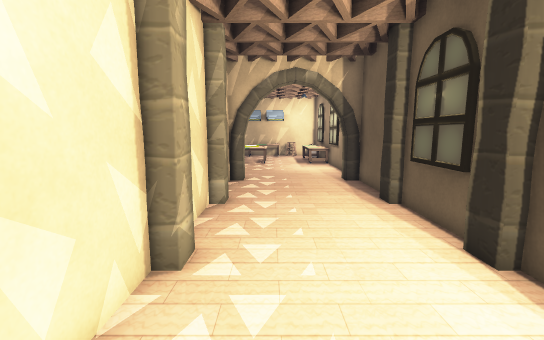
View 1 (above)

12 first-person views from a walk through a 3-D level made in the Unity game engine. The camera is 1.4 m above the floor, tilts 8° down and sees 90° across. The floor is counted in squares, 0.51 m on a side. Each view is taken from the middle of a square. On the plan, view 1 faces up. The plan holds only what a view shows up to about 19 squares ahead; the rest is blank. The place goes on beyond the plan. The player is left out. Some animated figures are not drawn. Some surface patterns are stand-ins.

View 2
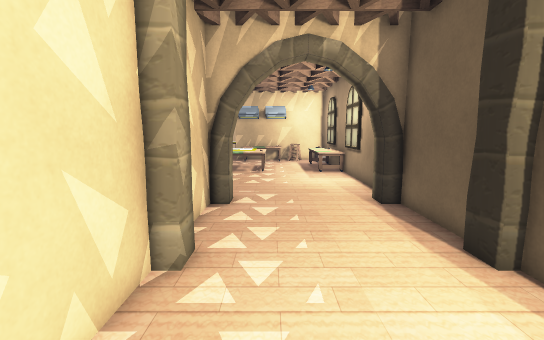

View 3
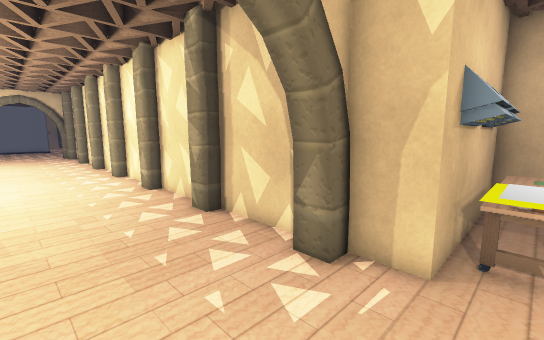

View 4
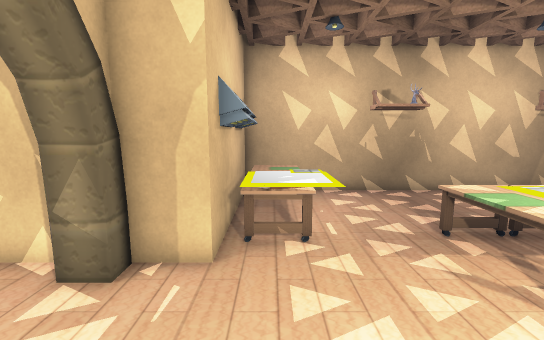

View 5
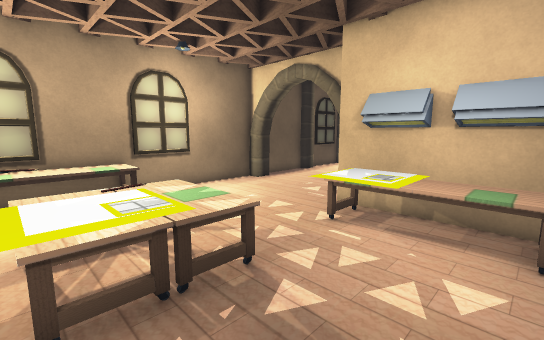

View 6
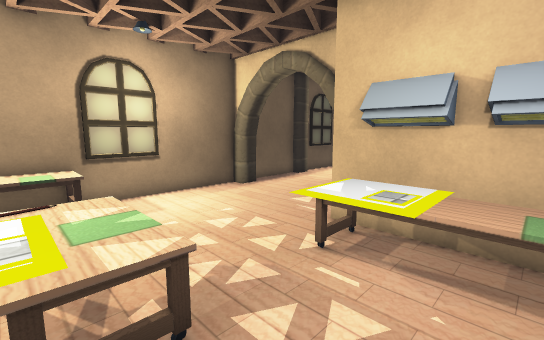

View 7
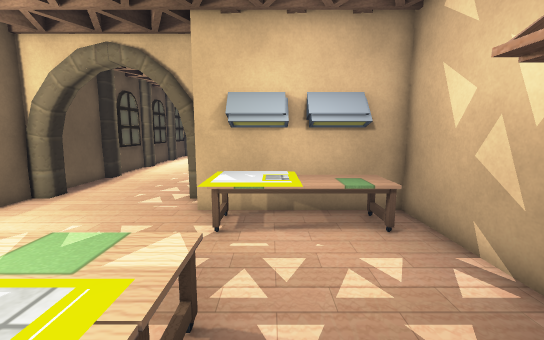

View 8
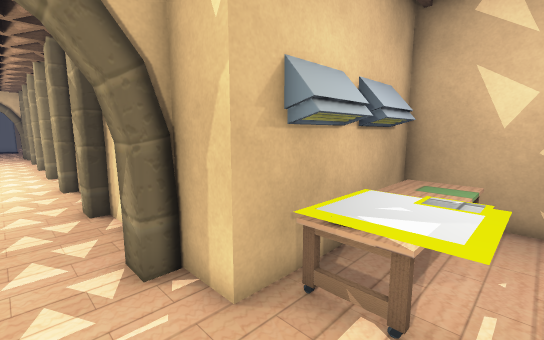

View 9
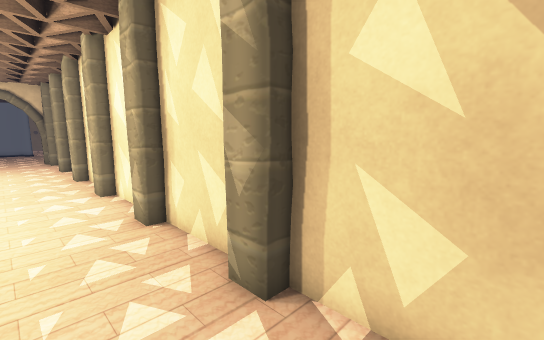

View 10
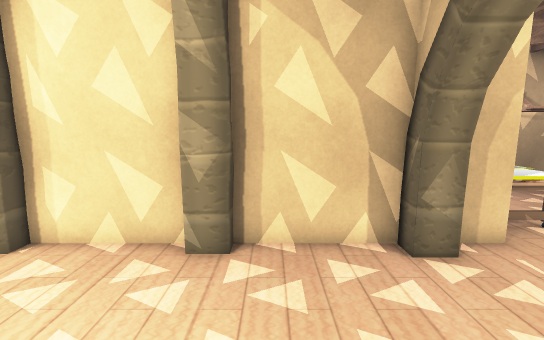

View 11
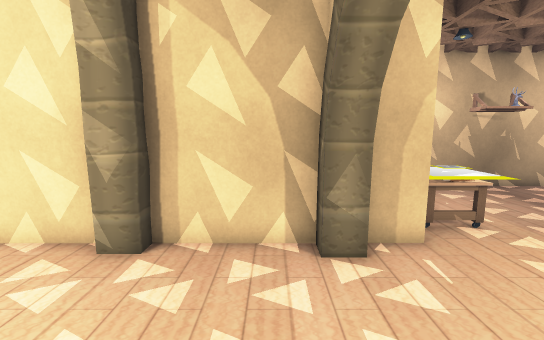

View 12
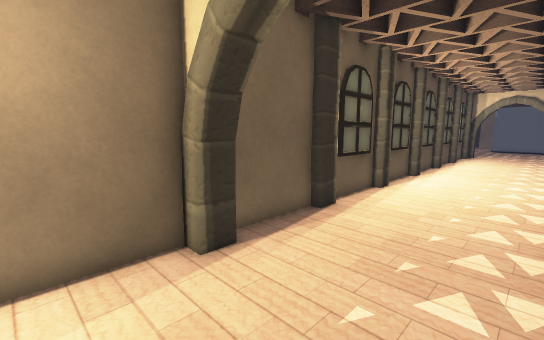

### Floor plan
Key: @ floor where view 1 was taken; # wall or solid block; . floor; = window, fence, low wall or low ledge; A arch; P pillar; O other object.
Columns run from 10 left of view 1 to 5 right of it. Each row starts with its distance up from view 1.
 27 #..  .OOOOO  ###
 26 #.....OOOOO=####
 25 #.....OOOOO  OO#
 24 #.....OOOOO..OO#
 23 #.....OOOO.=##O#
 22 #..........=   #
 21 #..........=   #
 20 #.OOOOOO...    #
 19 #.OOOOOO.......#
 18 ########.......#
 17        ##......#
 16        #AA....A#
 15        #AA....A#
 14        ##......#
 13        ##......#
 12        ##......#
 11        #P......P
 10        #P.....##
  9        ##..=   #
  8         #..=
  7         #..=
  6         P..
  5         #..
  4         #..=
  3         #..=
  2         #..=
  1         P..
  0         P.@
 -1          ..=
 -2          ..=
 -3         #..=
 -4         P..

Where each view was taken, in squares from view 1:
view 1: 0 up, 0 right, facing up
view 2: 5 up, 0 right, facing up
view 3: 19 up, 3 right, facing down-left
view 4: 19 up, 3 right, facing left
view 5: 27 up, 8 left, facing down-right
view 6: 25 up, 7 left, facing down-right
view 7: 27 up, 5 left, facing down
view 8: 21 up, 0 right, facing down-left
view 9: 14 up, 1 right, facing down-left
view 10: 12 up, 4 right, facing left
view 11: 14 up, 4 right, facing left
view 12: 19 up, 1 left, facing down-right
